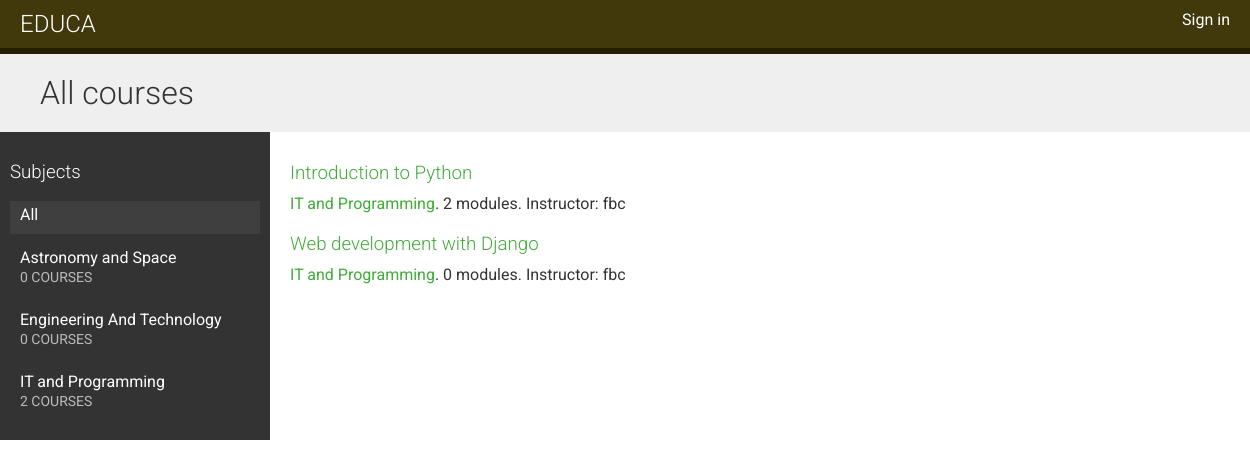
The page /cl/ on the database its author committed.
### courses/models.py (models this page shows, shortened)
class Subject(models.Model):
    title = models.CharField(max_length=200)
    slug = models.SlugField(max_length=200, unique=True)
    class Meta:
        ordering = ['title']
    def __str__(self) -> str:
        return self.title

class Course(models.Model):
    owner = models.ForeignKey(settings.AUTH_USER_MODEL, on_delete=models.CASCADE)
    subject = models.ForeignKey(Subject, related_name='courses', on_delete=models.CASCADE)
    title = models.CharField(max_length=200)
    description = models.TextField(blank=True)
    slug = models.SlugField(max_length=200, unique=True)
    overview = models.TextField()
    created = models.DateTimeField(auto_now_add=True)
    students = models.ManyToManyField(settings.AUTH_USER_MODEL, related_name='courses_joined', blank=True)
    class Meta:
        ordering = ['-created']

### users/models.py (models this page shows, shortened)
class CustomUser(AbstractUser):
    username = None
    email = models.EmailField( _('email address'), unique=True)
    USERNAME_FIELD = 'email'
    REQUIRED_FIELDS = []
    objects = UserManager()
    firstname = models.CharField(max_length=30)
    lastname = models.CharField(max_length=30)
    date_of_birth = models.DateField(blank=True, null=True)
    def get_fullname(self):
        return self.email.split('@')[0]

### courses/views.py (the view)
# urls.py: path('cl/', views.CourseListView.as_view(), name='course_list'),
class CourseListView(TemplateResponseMixin, View):
    model = Course
    template_name = 'courses/course/list.html'
    def get(self, request, subject=None):
        subjects = cache.get('all_subjects')
        if not subjects:
            subjects = Subject.objects.annotate(
                total_courses = Count('courses')
            )
            cache.set('all_subjects', subjects)
        all_courses = Course.objects.annotate(
            total_modules = Count('modules')
                                    )
        if subject:
            subject = get_object_or_404(Subject, slug = subject)
            key = f'subject_{subject.id}_courses'
            courses = cache.get(key)
            if not courses:
                courses = all_courses.filter(subject = subject)
                cache.set(key, courses)
        else:
            courses = cache.get('all_courses')
            if not courses:
                courses = all_courses
                cache.set('all_courses', courses)
        return self.render_to_response({
            'subjects': subjects,
            'subject':subject,
            'courses': courses,
        })

### templates/courses/course/list.html (shortened to what this page needs)
{% extends 'courses/base.html' %}
{% block content %}
<h1>
    {% if subject %}
    {{ subject.title }} courses
    {% else %}
    All courses
    {% endif %}
</h1>
<div class="contents">
    <h3>Subjects</h3>
    <ul id="modules">
        <li {% if not subject %}class="selected" {% endif %}>
            <a href="{% url "course_list" %}">All</a>
        </li>
        {% for s in subjects %}
        <li {% if subject == s %}class="selected" {% endif %}>
            <a href="{% url "course_list_subject" s.slug %}">
                {{ s.title }}
                <br>
                <span>
                    {{ s.total_courses }} course{{ s.total_courses|pluralize }}
                </span>
            </a>
        </li>
        {% endfor %}
    </ul>
</div>
<div class="module">
    {% for course in courses %}
    {% with subject=course.subject %}
    <h3>
        <a href="{% url "course_detail" course.slug %}">
            {{ course.title }}
        </a>
    </h3>
    <p>
        <a href="{% url "course_list_subject" subject.slug %}">{{ subject }}</a>.
        {{ course.total_modules }} modules.
        Instructor: {{ course.owner.get_fullname }}
    </p>
    {% endwith %}
    {% endfor %}
</div>
{% endblock %}

### static/css/base.css (style rules this page uses)
body { margin:0; font-family:'Roboto', sans-serif; font-weight:400; color:#333; }
a { color:#3fad37; text-decoration:none; }
ul { float:left; }
h1, h2, h3, h4, h5, h6 { font-family:'Roboto', sans-serif; font-weight:300; }
h1 { background:#efefef; width:100%; overflow:auto; padding:20px 0 20px 40px; margin:0; }
.module { padding:10px 20px; float:left; width:600px; }
.module h3 { margin:20px 0 0; padding:0; width:100%; }
.module p { margin:10px 0 20px; width:100%; float:left; }
.contents { width:20%; padding:10px; float:left; background:#333; color: #fff; font-family:'Roboto', sans-serif; }
.contents ul { list-style:none; margin:0; padding:0; width:100%; }
.contents ul li { margin:0 0 10px 0; padding:4px 10px 10px; overflow:auto; cursor:move; }
.contents ul li.selected { background:#3f3f3f; }
.contents ul span { text-transform:uppercase; color:#bbb; font-size:14px; }
.contents ul a { display:block; color:#fff; text-decoration:none; }

### rows shown on the page
Subject: title "Astronomy and Space", total_courses "0"
Subject: title "Engineering And Technology", total_courses "0"
Subject: title "IT and Programming", total_courses "2"
Course: title "Introduction to Python", subject "IT and Programming", total_modules "2", owner.get_fullname "fbc"
Course: title "Web development with Django", subject "IT and Programming", total_modules "0", owner.get_fullname "fbc"
